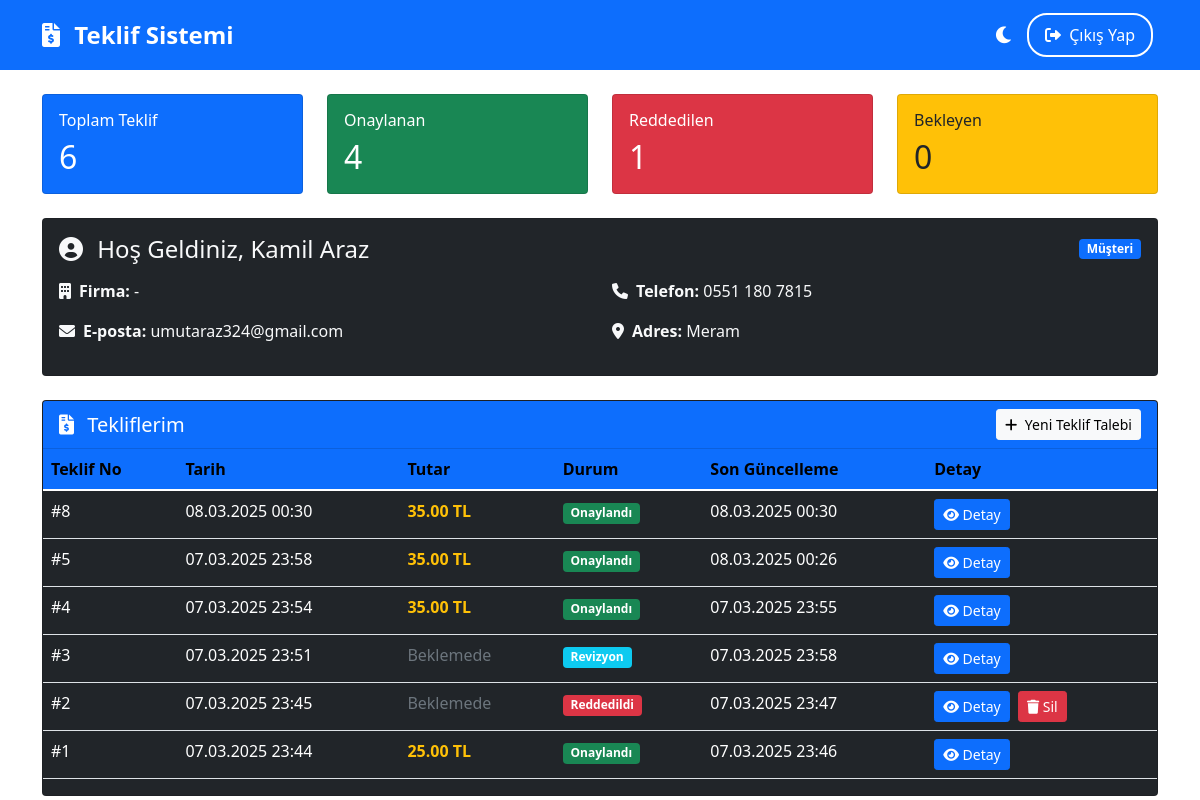
The page /musteri-paneli/ (signed in) on the database as committed earlier.
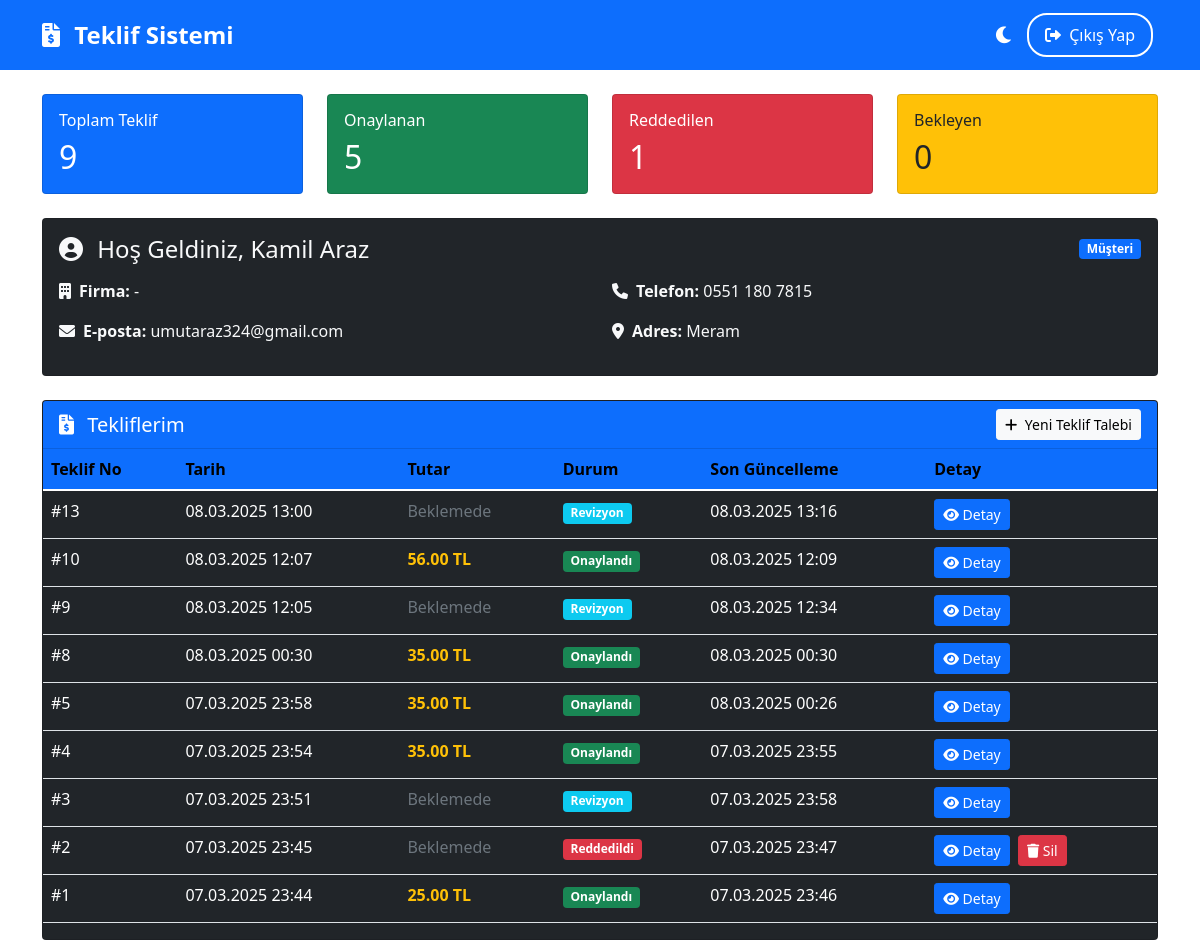
The same page on the database as committed later.
### teklifler/models.py (models this page shows)
class Teklif(models.Model):
    DURUM_CHOICES = (
        ('BEKLEMEDE', 'Beklemede'),
        ('ONAYLANDI', 'Onaylandı'),
        ('REDDEDILDI', 'Reddedildi'),
        ('REVIZYON', 'Revizyon'),
    )
    musteri = models.ForeignKey(Musteri, on_delete=models.CASCADE)
    urunler = models.ManyToManyField(Urun, through='TeklifUrunu')
    toplam_tutar = models.DecimalField(max_digits=10, decimal_places=2)
    durum = models.CharField(
        max_length=20,
        choices=DURUM_CHOICES,
        default='BEKLEMEDE'
    )
    notlar = models.TextField(blank=True)
    created_at = models.DateTimeField(auto_now_add=True)
    updated_at = models.DateTimeField(auto_now=True)
    created_by = models.ForeignKey(User, on_delete=models.SET_NULL, null=True)

### musteri/views.py (the view)
# urls.py: path('musteri-paneli/', musteri_paneli, name='musteri_paneli'),
@login_required
def musteri_paneli(request):
    try:
        if request.user.profile.is_firma_sahibi:
            messages.error(request, 'Firma sahipleri müşteri paneline erişemez.')
            return redirect('firma_sahibi_paneli')
        musteri = request.user.musteri_set.first()
        if not musteri:
            messages.warning(request, 'Müşteri profiliniz eksik. Lütfen müşteri bilgilerinizi tamamlayın.')
            return redirect('musteri_talep_formu')
        teklifler = Teklif.objects.filter(musteri=musteri)
        teklifler_data = {
            'all': teklifler.order_by('-created_at'),
            'count': teklifler.count(),
            'onaylanan': teklifler.filter(durum='ONAYLANDI').count(),
            'reddedilen': teklifler.filter(durum='REDDEDILDI').count(),
            'bekleyen': teklifler.filter(durum='BEKLEMEDE').count()
        }
        bildirimler = Bildirim.objects.filter(musteri=musteri, okundu=False)
        return render(request, 'musteri/musteri_paneli.html', {
            'musteri': musteri,
            'teklifler': teklifler_data,
            'bildirimler': bildirimler,
            'bildirim_sayisi': bildirimler.count()
        })
    except Exception as e:
        logger.error(f"Müşteri paneli hatası: {str(e)}")
        messages.error(request, 'Bir hata oluştu. Lütfen daha sonra tekrar deneyin.')
        return redirect('anasayfa')

### templates/musteri/musteri_paneli.html (shortened to what the changed rows need)
{% extends 'base.html' %}
{% block content %}
<div class="container mt-4">
    <div class="row mb-4">
        <div class="col-md-3">
            <div class="card bg-primary text-white">
                <div class="card-body">
                    <h6 class="card-title">Toplam Teklif</h6>
                    <h2 class="mb-0">{{ teklifler.count }}</h2>
                </div>
            </div>
        </div>
        <div class="col-md-3">
            <div class="card bg-success text-white">
                <div class="card-body">
                    <h6 class="card-title">Onaylanan</h6>
                    <h2 class="mb-0">{{ teklifler.onaylanan }}</h2>
                </div>
            </div>
        </div>
        <div class="col-md-3">
            <div class="card bg-danger text-white">
                <div class="card-body">
                    <h2 class="mb-0">{{ teklifler.reddedilen }}</h2>
                </div>
            </div>
        </div>
        <div class="col-md-3">
            <div class="card bg-warning text-dark">
                <div class="card-body">
                    <h2 class="mb-0">{{ teklifler.bekleyen }}</h2>
                </div>
            </div>
        </div>
    </div>
    <div class="row">
        <div class="col-12">
            <div class="card bg-dark text-light">
                <div class="card-body p-0">
                    <div class="table-responsive">
                        <table class="table table-hover mb-0">
                            <thead class="bg-primary text-white">
                                <tr>
                                    <th>Teklif No</th>
                                    <th>Tarih</th>
                                    <th>Tutar</th>
                                    <th>Durum</th>
                                    <th>Son Güncelleme</th>
                                    <th>Detay</th>
                                </tr>
                            </thead>
                            <tbody class="bg-dark text-white">
                                {% for teklif in teklifler.all %}
                                <tr class="border-bottom border-secondary">
                                    <td class="text-white">#{{ teklif.id }}</td>
                                    <td class="text-white">{{ teklif.created_at|date:"d.m.Y H:i" }}</td>
                                    <td>
                                        {% if teklif.toplam_tutar > 0 %}
                                            <span class="text-warning fw-bold">{{ teklif.toplam_tutar }} TL</span>
                                        {% else %}
                                            <span class="text-muted">Beklemede</span>
                                        {% endif %}
                                    </td>
                                    <td>
                                        <span class="badge {% if teklif.durum == 'BEKLEMEDE' %}bg-warning text-dark
                                              {% elif teklif.durum == 'ONAYLANDI' %}bg-success
                                              {% elif teklif.durum == 'REDDEDILDI' %}bg-danger
                                              {% else %}bg-info{% endif %}">
                                            {{ teklif.get_durum_display }}
                                        </span>
                                    </td>
                                    <td class="text-white">{{ teklif.updated_at|date:"d.m.Y H:i" }}</td>
                                    <td>
                                        <button type="button"
                                                class="btn btn-sm btn-primary"
                                                onclick="teklifDetayGoster('{{ teklif.id }}')">
                                            <i class="fas fa-eye"></i> Detay
                                        </button>
                                        {% if teklif.durum == 'REDDEDILDI' %}
                                        <button type="button"
                                                class="btn btn-sm btn-danger ms-1"
                                                onclick="teklifSil('{{ teklif.id }}')">
                                            <i class="fas fa-trash"></i> Sil
                                        </button>
                                        {% endif %}
                                    </td>
                                </tr>
                                {% endfor %}
                            </tbody>
                        </table>
                    </div>
                </div>
            </div>
        </div>
    </div>
</div>
{% endblock %}

Rows that differ between the two databases and show on the page:
added Teklif: id "13", created_at "08.03.2025 13:00", toplam_tutar "Beklemede", durum "Revizyon", updated_at "08.03.2025 13:16"
added Teklif: id "10", created_at "08.03.2025 12:07", toplam_tutar "56.00", durum "Onaylandı", updated_at "08.03.2025 12:09"
added Teklif: id "9", created_at "08.03.2025 12:05", toplam_tutar "Beklemede", durum "Revizyon", updated_at "08.03.2025 12:34"
Other text that changed with them:
{{ teklifler.count }}: "6" → "9"
{{ teklifler.onaylanan }}: "4" → "5"
